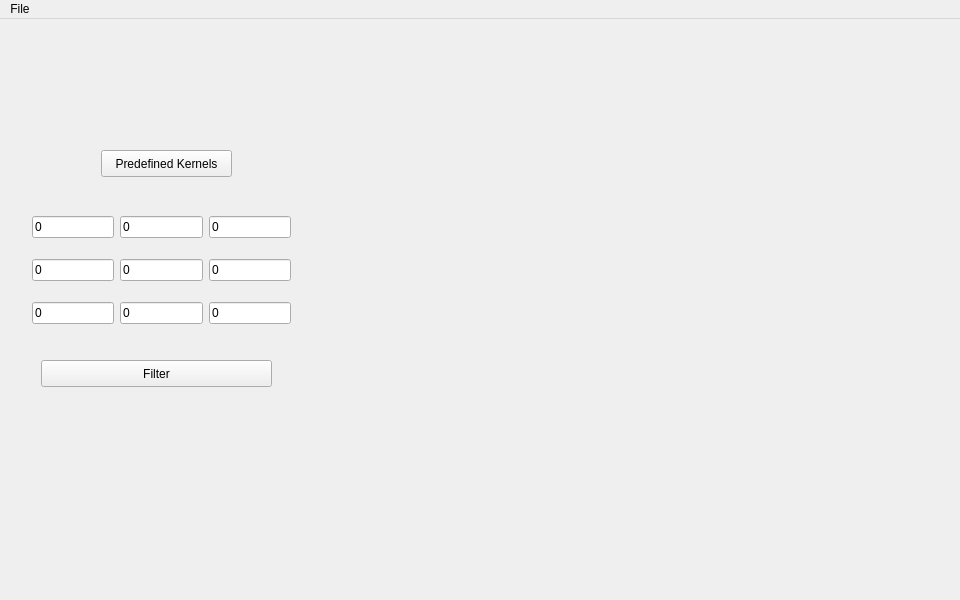
<?xml version="1.0" encoding="UTF-8"?>
<ui version="4.0">
 <class>MainWindow</class>
 <widget class="QMainWindow" name="MainWindow">
  <property name="geometry">
   <rect>
    <x>0</x>
    <y>0</y>
    <width>960</width>
    <height>600</height>
   </rect>
  </property>
  <property name="minimumSize">
   <size>
    <width>960</width>
    <height>600</height>
   </size>
  </property>
  <property name="windowTitle">
   <string>Convolution Testbench</string>
  </property>
  <widget class="QWidget" name="centralWidget">
   <layout class="QHBoxLayout" name="horizontalLayout_2">
    <item>
     <layout class="QHBoxLayout" name="mainLayout">
      <property name="sizeConstraint">
       <enum>QLayout::SetMaximumSize</enum>
      </property>
      <item>
       <layout class="QHBoxLayout" name="inputLayout"/>
      </item>
      <item>
       <layout class="QHBoxLayout" name="horizontalLayout">
        <item>
         <widget class="QWidget" name="widget" native="true">
          <property name="minimumSize">
           <size>
            <width>300</width>
            <height>600</height>
           </size>
          </property>
          <property name="autoFillBackground">
           <bool>true</bool>
          </property>
          <widget class="QWidget" name="gridLayoutWidget">
           <property name="geometry">
            <rect>
             <x>10</x>
             <y>160</y>
             <width>281</width>
             <height>161</height>
            </rect>
           </property>
           <layout class="QGridLayout" name="gridLayout">
            <item row="0" column="2">
             <widget class="QLineEdit" name="k02">
              <property name="text">
               <string>0</string>
              </property>
              <property name="matrixRow" stdset="0">
               <number>0</number>
              </property>
              <property name="matrixColumn" stdset="0">
               <number>2</number>
              </property>
             </widget>
            </item>
            <item row="0" column="0">
             <widget class="QLineEdit" name="k00">
              <property name="text">
               <string>0</string>
              </property>
              <property name="matrixRow" stdset="0">
               <number>0</number>
              </property>
              <property name="matrixColumn" stdset="0">
               <number>0</number>
              </property>
             </widget>
            </item>
            <item row="2" column="1">
             <widget class="QLineEdit" name="k11">
              <property name="text">
               <string>0</string>
              </property>
              <property name="matrixRow" stdset="0">
               <number>1</number>
              </property>
              <property name="matrixColumn" stdset="0">
               <number>1</number>
              </property>
             </widget>
            </item>
            <item row="0" column="1">
             <widget class="QLineEdit" name="k01">
              <property name="text">
               <string>0</string>
              </property>
              <property name="matrixRow" stdset="0">
               <number>0</number>
              </property>
              <property name="matrixColumn" stdset="0">
               <number>1</number>
              </property>
             </widget>
            </item>
            <item row="3" column="2">
             <widget class="QLineEdit" name="k22">
              <property name="text">
               <string>0</string>
              </property>
              <property name="matrixRow" stdset="0">
               <number>2</number>
              </property>
              <property name="matrixColumn" stdset="0">
               <number>2</number>
              </property>
             </widget>
            </item>
            <item row="2" column="0">
             <widget class="QLineEdit" name="k10">
              <property name="text">
               <string>0</string>
              </property>
              <property name="matrixRow" stdset="0">
               <number>1</number>
              </property>
              <property name="matrixColumn" stdset="0">
               <number>0</number>
              </property>
             </widget>
            </item>
            <item row="2" column="2">
             <widget class="QLineEdit" name="k12">
              <property name="text">
               <string>0</string>
              </property>
              <property name="matrixRow" stdset="0">
               <number>1</number>
              </property>
              <property name="matrixColumn" stdset="0">
               <number>2</number>
              </property>
             </widget>
            </item>
            <item row="3" column="0">
             <widget class="QLineEdit" name="k20">
              <property name="text">
               <string>0</string>
              </property>
              <property name="matrixRow" stdset="0">
               <number>2</number>
              </property>
              <property name="matrixColumn" stdset="0">
               <number>0</number>
              </property>
             </widget>
            </item>
            <item row="3" column="1">
             <widget class="QLineEdit" name="k21">
              <property name="text">
               <string>0</string>
              </property>
              <property name="matrixRow" stdset="0">
               <number>2</number>
              </property>
              <property name="matrixColumn" stdset="0">
               <number>1</number>
              </property>
             </widget>
            </item>
           </layout>
          </widget>
          <widget class="QPushButton" name="predefinedKernelsButton">
           <property name="geometry">
            <rect>
             <x>90</x>
             <y>120</y>
             <width>131</width>
             <height>27</height>
            </rect>
           </property>
           <property name="text">
            <string>Predefined Kernels</string>
           </property>
          </widget>
          <widget class="QPushButton" name="filterButton">
           <property name="geometry">
            <rect>
             <x>30</x>
             <y>330</y>
             <width>231</width>
             <height>27</height>
            </rect>
           </property>
           <property name="text">
            <string>Filter</string>
           </property>
          </widget>
         </widget>
        </item>
       </layout>
      </item>
      <item>
       <layout class="QHBoxLayout" name="outputLayout"/>
      </item>
     </layout>
    </item>
   </layout>
  </widget>
  <widget class="QMenuBar" name="menuBar">
   <property name="geometry">
    <rect>
     <x>0</x>
     <y>0</y>
     <width>960</width>
     <height>25</height>
    </rect>
   </property>
   <widget class="QMenu" name="menuFile">
    <property name="title">
     <string>File</string>
    </property>
    <addaction name="actionOpen_image"/>
    <addaction name="actionSave_Result_As"/>
    <addaction name="separator"/>
    <addaction name="actionQuit"/>
   </widget>
   <addaction name="menuFile"/>
  </widget>
  <action name="actionOpen_image">
   <property name="text">
    <string>Open Image...</string>
   </property>
   <property name="shortcut">
    <string>Ctrl+O</string>
   </property>
  </action>
  <action name="actionSave_Result_As">
   <property name="text">
    <string>Save Result As...</string>
   </property>
   <property name="shortcut">
    <string>Ctrl+S</string>
   </property>
  </action>
  <action name="actionQuit">
   <property name="text">
    <string>Quit</string>
   </property>
   <property name="shortcut">
    <string>Ctrl+Q</string>
   </property>
  </action>
 </widget>
 <layoutdefault spacing="6" margin="11"/>
 <tabstops>
  <tabstop>k00</tabstop>
  <tabstop>k01</tabstop>
  <tabstop>k02</tabstop>
  <tabstop>k10</tabstop>
  <tabstop>k11</tabstop>
  <tabstop>k12</tabstop>
  <tabstop>k20</tabstop>
  <tabstop>k21</tabstop>
  <tabstop>k22</tabstop>
  <tabstop>filterButton</tabstop>
  <tabstop>predefinedKernelsButton</tabstop>
 </tabstops>
 <resources/>
 <connections>
  <connection>
   <sender>actionOpen_image</sender>
   <signal>triggered()</signal>
   <receiver>MainWindow</receiver>
   <slot>loadInputImage()</slot>
   <hints>
    <hint type="sourcelabel">
     <x>-1</x>
     <y>-1</y>
    </hint>
    <hint type="destinationlabel">
     <x>492</x>
     <y>262</y>
    </hint>
   </hints>
  </connection>
  <connection>
   <sender>filterButton</sender>
   <signal>clicked()</signal>
   <receiver>MainWindow</receiver>
   <slot>filterImage()</slot>
   <hints>
    <hint type="sourcelabel">
     <x>473</x>
     <y>231</y>
    </hint>
    <hint type="destinationlabel">
     <x>492</x>
     <y>262</y>
    </hint>
   </hints>
  </connection>
  <connection>
   <sender>actionSave_Result_As</sender>
   <signal>triggered()</signal>
   <receiver>MainWindow</receiver>
   <slot>saveOutputImage()</slot>
   <hints>
    <hint type="sourcelabel">
     <x>-1</x>
     <y>-1</y>
    </hint>
    <hint type="destinationlabel">
     <x>492</x>
     <y>262</y>
    </hint>
   </hints>
  </connection>
  <connection>
   <sender>actionQuit</sender>
   <signal>triggered()</signal>
   <receiver>MainWindow</receiver>
   <slot>close()</slot>
   <hints>
    <hint type="sourcelabel">
     <x>-1</x>
     <y>-1</y>
    </hint>
    <hint type="destinationlabel">
     <x>492</x>
     <y>262</y>
    </hint>
   </hints>
  </connection>
  <connection>
   <sender>predefinedKernelsButton</sender>
   <signal>clicked()</signal>
   <receiver>MainWindow</receiver>
   <slot>selectPredefinedKernel()</slot>
   <hints>
    <hint type="sourcelabel">
     <x>481</x>
     <y>169</y>
    </hint>
    <hint type="destinationlabel">
     <x>479</x>
     <y>299</y>
    </hint>
   </hints>
  </connection>
 </connections>
 <slots>
  <slot>loadInputImage()</slot>
  <slot>filterImage()</slot>
  <slot>saveOutputImage()</slot>
  <slot>selectPredefinedKernel()</slot>
 </slots>
</ui>
